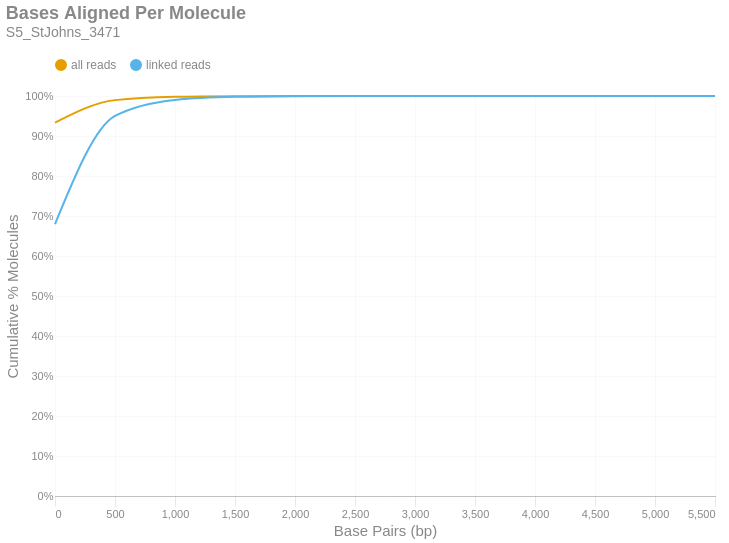

Notebook code for this chart:
### Markdown cell above
### Bases Aligned Per Molecule
This is a cumulative frequency distribution showing the number of base pairs aligned per unique molecule. These data are shown in 500 bp bins. There are two distributions: one with `all reads` (yellow) and another with only `linked reads` (blue). The percent of molecules in the `linked reads` distribution is relative to the total number of linked molecules.

### Code cell
if SKIPLR:
    print_html(f"Skipped")
else:
    binned_df = consolidated_hist(valids['aligned_bp'], mask, 500, True)
    with SafeRender(binned_df):
        (
            density_plot(binned_df, 'Bases Aligned Per Molecule', samplename, 'basesper')
            .encode(
                x=alt.X('bin:Q', title="Base Pairs (bp)").axis(tickMinStep=500).scale(padding=0),
                y=alt.Y('value:Q', title='Cumulative % Molecules')
                    .axis(format='%')
                    .scale(domain = [0,1])
                    .stack(False),
                color=alt.Color("key:N").scale(domain = ["all reads", "linked reads"]),
                tooltip = [
                    alt.Tooltip("key:N", title = "Data Type"),
                    alt.Tooltip("range_label:N", title="Bases Aligned Per Molecule"),
                    alt.Tooltip("value:Q", format = ".2%", title="% Molecules (Cum.)")
                ]
            )
        ).display()

### Figure 1 — Vega-Lite specification as saved in the notebook (floating-point values rounded to 4 significant figures)
{"width": "container", "height": 400, "config": {"title": {"anchor": "start", "dy": -15, "fontSize": 18, "color": "#888888", "subtitleColor": "#888888", "subtitleFontSize": 14}, "arc": {"fill": "#0072B2"}, "axis": {"domainColor": "#888888", "domainWidth": 0.5, "gridWidth": 0.2, "grid": false, "titleFontWeight": 400, "titleFontSize": 15, "labelFontSize": 11, "labelColor": "#888888", "tickColor": "#888888", "tickWidth": 0.2, "titleColor": "#888888"}, "axisBand": {"grid": false}, "axisX": {"grid": true, "tickSize": 10, "domainCap": "round"}, "axisY": {"domain": false, "grid": true, "tickSize": 0, "domainCap": "round"}, "background": "transparent", "header": {"labelFontSize": 15, "labelColor": "#888888", "titleFontSize": 15, "titleFontWeight": 600, "titleColor": "#888888"}, "legend": {"labelFont": "sans-serif", "labelFontSize": 12, "labelColor": "#888888", "symbolSize": 100, "symbolType": "circle", "titleFontSize": 12, "titlePadding": 10, "titleColor": "#888888", "title": null, "orient": "top"}, "range": {"category": ["#E69F00", "#56B4E9", "#009E73", "#F0E442", "#0072B2", "#D55E00", "#CC79A7", "#000000"], "diverging": ["#cfe8f3", "#a2d4ec", "#73bfe2", "#46abdb", "#1696d2", "#12719e"]}, "area": {"fill": "#0072B2", "fillOpacity": 0.7, "line": true, "strokeOpacity": 0.7}, "line": {"color": "#0072B2", "stroke": "#0072B2", "strokeWidth": 2}, "trail": {"color": "#0072B2", "stroke": "#0072B2", "strokeWidth": 0, "size": 1}, "point": {"filled": true, "fillOpacity": 1.0, "size": 95}, "text": {"color": "#888888", "fontSize": 11, "align": "right", "fontWeight": 400, "size": 11}, "bar": {"fill": "#0072B2", "stroke": null}, "view": {"stroke": null, "continuousWidth": 660, "continuousHeight": 400}}, "data": {"name": "data-1f00c9763c42ffd753b93ea3129d226b"}, "mark": {"type": "line", "interpolate": "monotone", "point": {"opacity": 0, "size": 275}}, "encoding": {"color": {"field": "key", "scale": {"domain": ["all reads", "linked reads"]}, "type": "nominal"}, "tooltip": [{"field": "key", "title": "Data Type", "type": "nominal"}, {"field": "range_label", "title": "Bases Aligned Per Molecule", "type": "nominal"}, {"field": "value", "format": ".2%", "title": "% Molecules (Cum.)", "type": "quantitative"}], "x": {"axis": {"tickMinStep": 500}, "field": "bin", "scale": {"padding": 0}, "title": "Base Pairs (bp)", "type": "quantitative"}, "y": {"axis": {"format": "%"}, "field": "value", "scale": {"domain": [0, 1]}, "stack": false, "title": "Cumulative % Molecules", "type": "quantitative"}}, "params": [{"name": "param_c36ac31b6afebe62", "select": {"type": "point", "fields": ["key"]}, "bind": "legend"}], "title": {"text": "Bases Aligned Per Molecule", "subtitle": "S5_StJohns_3471"}, "transform": [{"fold": ["all reads (cumsum)", "linked reads (cumsum)"]}, {"calculate": "replace(datum.key, ' (cumsum)', '')", "as": "key"}, {"filter": {"param": "param_c36ac31b6afebe62"}}], "usermeta": {"embedOptions": {"downloadFileName": "S5_StJohns_3471.basesper"}}, "$schema": "https://vega.github.io/schema/vega-lite/v6.1.0.json", "datasets": {"data-1f00c9763c42ffd753b93ea3129d226b": [{"bin": "0.0", "interval": "0.0-500.0", "all reads": 0.9334, "linked reads": 0.6799, "all reads (cumsum)": 0.9334, "linked reads (cumsum)": 0.6799, "range_label": "0-499"}, {"bin": "500.0", "interval": "500.0-1000.0", "all reads": 0.05632, "linked reads": 0.2702, "all reads (cumsum)": 0.9897, "linked reads (cumsum)": 0.9501, "range_label": "500-999"}, {"bin": "1000.0", "interval": "1000.0-1500.0", "all reads": 0.008303, "linked reads": 0.04017, "all reads (cumsum)": 0.998, "linked reads (cumsum)": 0.9903, "range_label": "1000-1499"}, {"bin": "1500.0", "interval": "1500.0-2000.0", "all reads": 0.001577, "linked reads": 0.007647, "all reads (cumsum)": 0.9996, "linked reads (cumsum)": 0.9979, "range_label": "1500-1999"}, {"bin": "2000.0", "interval": "2000.0-2500.0", "all reads": 0.0003219, "linked reads": 0.001562, "all reads (cumsum)": 0.9999, "linked reads (cumsum)": 0.9995, "range_label": "2000-2499"}, {"bin": "2500.0", "interval": "2500.0-3000.0", "all reads": 7.869e-05, "linked reads": 0.0003817, "all reads (cumsum)": 1.0, "linked reads (cumsum)": 0.9999, "range_label": "2500-2999"}, {"bin": "3000.0", "interval": "3000.0-3500.0", "all reads": 2.128e-05, "linked reads": 0.0001032, "all reads (cumsum)": 1.0, "linked reads (cumsum)": 1.0, "range_label": "3000-3499"}, {"bin": "3500.0", "interval": "3500.0-4000.0", "all reads": 4.949e-06, "linked reads": 2.401e-05, "all reads (cumsum)": 1.0, "linked reads (cumsum)": 1.0, "range_label": "3500-3999"}, {"bin": "4000.0", "interval": "4000.0-4500.0", "all reads": 2.475e-06, "linked reads": 1.2e-05, "all reads (cumsum)": 1.0, "linked reads (cumsum)": 1.0, "range_label": "4000-4499"}, {"bin": "4500.0", "interval": "4500.0-5000.0", "all reads": 2.475e-07, "linked reads": 1.2e-06, "all reads (cumsum)": 1.0, "linked reads (cumsum)": 1.0, "range_label": "4500-4999"}, {"bin": "5000.0", "interval": "5000.0-5500.0", "all reads": 7.424e-07, "linked reads": 3.601e-06, "all reads (cumsum)": 1.0, "linked reads (cumsum)": 1.0, "range_label": "5000-5499"}, {"bin": "5500.0", "interval": "5500.0-6000.0", "all reads": 4.949e-07, "linked reads": 2.401e-06, "all reads (cumsum)": 1.0, "linked reads (cumsum)": 1.0, "range_label": "5500-5999"}]}}
